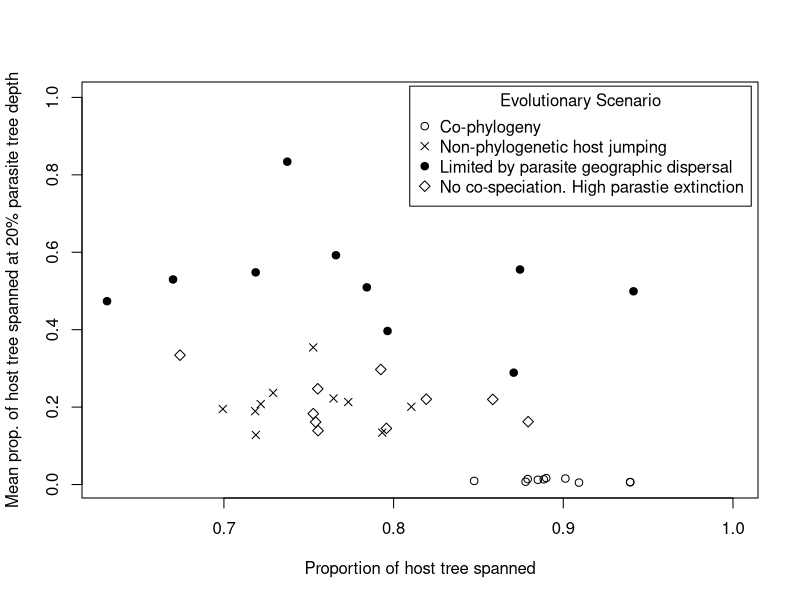

Source code (R):
dc = read.table('grand_summary_c.txt')
dn = read.table('grand_summary_n.txt')
dg = read.table('grand_summary_g.txt')
dr = read.table('grand_summary_r.txt')
print(dc$V3)
print(dn$V3)
print(dg$V3)
minx = min(c(dc$V2, dn$V2, dg$V2, dr$V2))
maxx = max(c(1.0, dc$V2, dn$V2, dg$V2, dr$V2))
miny = min(c(dc$V3, dn$V3, dg$V3, dr$V3))
maxy = max(c(1.0, dc$V3, dn$V3, dg$V3, dr$V3))
pdf('scatter2.pdf')
plot(dc$V2, dc$V3,
        type="p",
        pch=1,
        #axes=FALSE,
        xlim=c(minx, maxx),
        ylim=c(miny, maxy),
        xlab="Proportion of host tree spanned",
        ylab="Mean prop. of host tree spanned at 20% parasite tree depth")
points(dn$V2, dn$V3, pch=4)
points(dg$V2, dg$V3, pch=19)
points(dr$V2, dr$V3, pch=5)
legend("topright",
        inset=0.01,
        title="Evolutionary Scenario",
        c(  "Co-phylogeny",
            "Non-phylogenetic host jumping",
            "Limited by parasite geographic dispersal",
            "No co-speciation. High parastie extinction"),
        pch=c(1, 4, 19, 5)
        )
dev.off()
